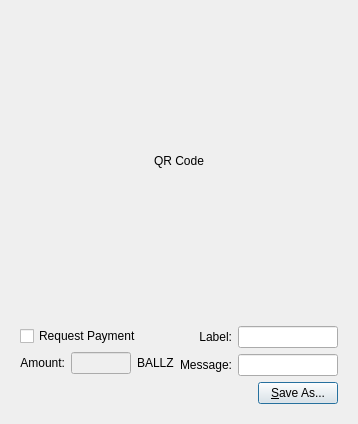
<?xml version="1.0" encoding="UTF-8"?>
<ui version="4.0">
 <class>QRCodeDialog</class>
 <widget class="QDialog" name="QRCodeDialog">
  <property name="geometry">
   <rect>
    <x>0</x>
    <y>0</y>
    <width>320</width>
    <height>404</height>
   </rect>
  </property>
  <property name="windowTitle">
   <string>Dialog</string>
  </property>
  <layout class="QVBoxLayout" name="verticalLayout_3">
   <item>
    <widget class="QLabel" name="lblQRCode">
     <property name="sizePolicy">
      <sizepolicy hsizetype="Expanding" vsizetype="Expanding">
       <horstretch>0</horstretch>
       <verstretch>0</verstretch>
      </sizepolicy>
     </property>
     <property name="minimumSize">
      <size>
       <width>300</width>
       <height>300</height>
      </size>
     </property>
     <property name="text">
      <string>QR Code</string>
     </property>
     <property name="alignment">
      <set>Qt::AlignCenter</set>
     </property>
     <property name="wordWrap">
      <bool>true</bool>
     </property>
    </widget>
   </item>
   <item>
    <widget class="QWidget" name="widget" native="true">
     <layout class="QVBoxLayout" name="verticalLayout_2">
      <item>
       <layout class="QHBoxLayout" name="horizontalLayout_2">
        <item>
         <layout class="QVBoxLayout" name="verticalLayout">
          <item>
           <widget class="QCheckBox" name="chkReqPayment">
            <property name="enabled">
             <bool>true</bool>
            </property>
            <property name="text">
             <string>Request Payment</string>
            </property>
           </widget>
          </item>
          <item>
           <layout class="QHBoxLayout" name="horizontalLayout">
            <item>
             <widget class="QLabel" name="lblAmount">
              <property name="sizePolicy">
               <sizepolicy hsizetype="Preferred" vsizetype="Maximum">
                <horstretch>0</horstretch>
                <verstretch>0</verstretch>
               </sizepolicy>
              </property>
              <property name="text">
               <string>Amount:</string>
              </property>
              <property name="alignment">
               <set>Qt::AlignRight|Qt::AlignTrailing|Qt::AlignVCenter</set>
              </property>
              <property name="buddy">
               <cstring>lnReqAmount</cstring>
              </property>
             </widget>
            </item>
            <item>
             <widget class="QLineEdit" name="lnReqAmount">
              <property name="enabled">
               <bool>false</bool>
              </property>
              <property name="minimumSize">
               <size>
                <width>60</width>
                <height>0</height>
               </size>
              </property>
              <property name="alignment">
               <set>Qt::AlignRight|Qt::AlignTrailing|Qt::AlignVCenter</set>
              </property>
             </widget>
            </item>
            <item>
             <widget class="QLabel" name="lblBTC">
              <property name="sizePolicy">
               <sizepolicy hsizetype="Preferred" vsizetype="Maximum">
                <horstretch>0</horstretch>
                <verstretch>0</verstretch>
               </sizepolicy>
              </property>
              <property name="text">
               <string>BALLZ</string>
              </property>
              <property name="buddy">
               <cstring>lnReqAmount</cstring>
              </property>
             </widget>
            </item>
           </layout>
          </item>
         </layout>
        </item>
        <item>
         <layout class="QGridLayout" name="gridLayout">
          <item row="0" column="0">
           <widget class="QLabel" name="lblLabel">
            <property name="text">
             <string>Label:</string>
            </property>
            <property name="alignment">
             <set>Qt::AlignRight|Qt::AlignTrailing|Qt::AlignVCenter</set>
            </property>
            <property name="buddy">
             <cstring>lnLabel</cstring>
            </property>
           </widget>
          </item>
          <item row="0" column="1">
           <widget class="QLineEdit" name="lnLabel">
            <property name="minimumSize">
             <size>
              <width>100</width>
              <height>0</height>
             </size>
            </property>
           </widget>
          </item>
          <item row="1" column="0">
           <widget class="QLabel" name="lblMessage">
            <property name="text">
             <string>Message:</string>
            </property>
            <property name="alignment">
             <set>Qt::AlignRight|Qt::AlignTrailing|Qt::AlignVCenter</set>
            </property>
            <property name="buddy">
             <cstring>lnMessage</cstring>
            </property>
           </widget>
          </item>
          <item row="1" column="1">
           <widget class="QLineEdit" name="lnMessage">
            <property name="minimumSize">
             <size>
              <width>100</width>
              <height>0</height>
             </size>
            </property>
           </widget>
          </item>
         </layout>
        </item>
       </layout>
      </item>
      <item>
       <layout class="QHBoxLayout" name="horizontalLayout_3">
        <item>
         <spacer name="horizontalSpacer">
          <property name="orientation">
           <enum>Qt::Horizontal</enum>
          </property>
          <property name="sizeHint" stdset="0">
           <size>
            <width>40</width>
            <height>20</height>
           </size>
          </property>
         </spacer>
        </item>
        <item>
         <widget class="QPushButton" name="btnSaveAs">
          <property name="text">
           <string>&amp;Save As...</string>
          </property>
         </widget>
        </item>
       </layout>
      </item>
     </layout>
    </widget>
   </item>
  </layout>
 </widget>
 <resources/>
 <connections>
  <connection>
   <sender>chkReqPayment</sender>
   <signal>clicked(bool)</signal>
   <receiver>lnReqAmount</receiver>
   <slot>setEnabled(bool)</slot>
   <hints>
    <hint type="sourcelabel">
     <x>92</x>
     <y>285</y>
    </hint>
    <hint type="destinationlabel">
     <x>98</x>
     <y>311</y>
    </hint>
   </hints>
  </connection>
 </connections>
</ui>
